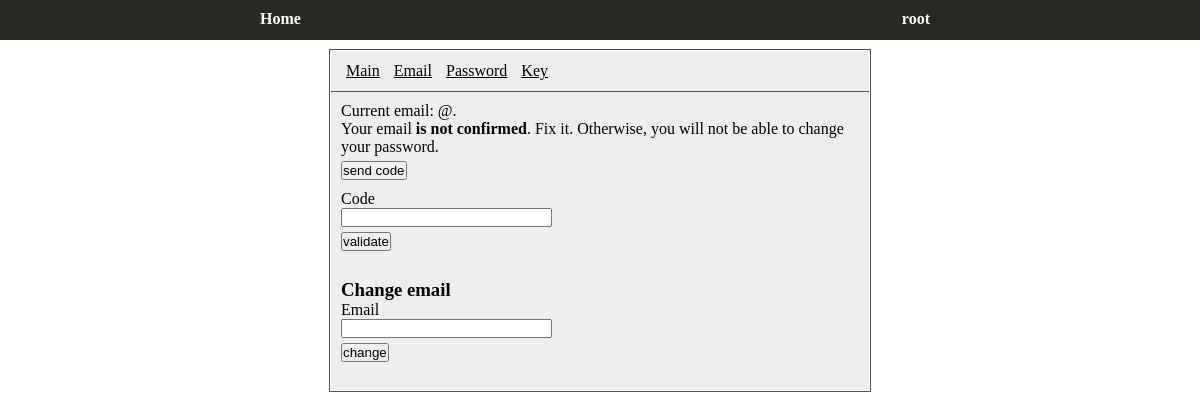
The page /settings/email (signed in) on the database as committed earlier.
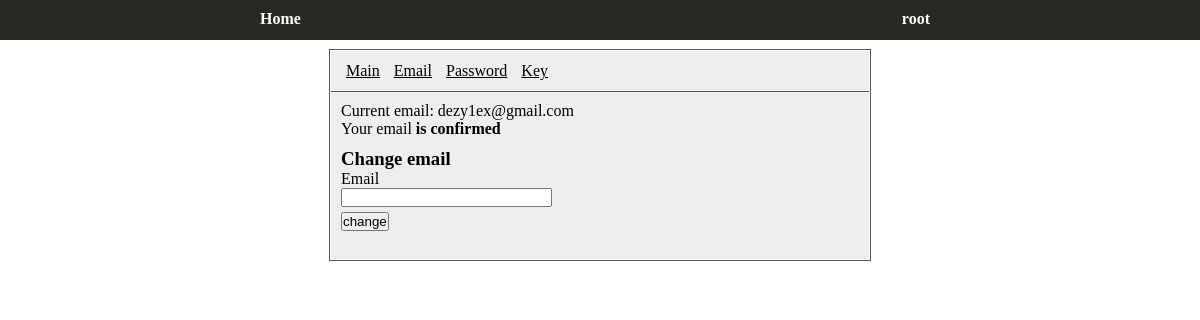
The same page on the database as committed later.
### app/models.py (models this page shows, shortened)
class User(db.Model, UserMixin):
    id = db.Column(db.Integer, primary_key=True)
    email = db.Column(db.String(120), unique=True, index=True)
    username = db.Column(db.String(64), unique=True, index=True)
    password_hash = db.Column(db.String(128))
    key_hash = db.Column(db.String(128))
    is_validated = db.Column(db.Boolean, default=False, index=True)
    validate_code = db.Column(db.Integer, index=True)
    time_to_validate = db.Column(db.DateTime())
    account = db.relationship("Account", backref="master", lazy="dynamic")

### app/views.py (the view, shortened to what this page needs)
@app.route("/settings/email", methods=["GET", "POST"])
@login_required
def settings_email():
    form = SettingsEmailForm()
    return render_template("settings/email.html", form=form)

### app/forms.py
class SettingsEmailForm(FlaskForm):
    email = StringField("Email")
    code = StringField("Code")
    submit = SubmitField("Submit")

### app/models.py (called while the page is built)
@login.user_loader
def load_user(id):
    return User.query.get(int(id))

### app/templates/settings/email.html (shortened to what this page needs)
{% extends "settings/base.html" %}
{% block settings %}
    <div class="settings">
        Current email: {{ current_user.email }} <br>
        {% if not current_user.is_validated %}
            <div class="validate_email">
                Your email <strong>is not confirmed</strong>. Fix it. Otherwise, you will not be able to change your password.
                <form action="" method="POST">
                    <p>
                        <div class="submit">
                            {{ form.submit(value="send code") }}
                        </div>
                    </p>
                    <p>
                        <div class="code">
                            {{ form.code.label }} <br>
                            {{ form.code() }}
                            <div class="submit">
                                {{ form.submit(value="validate" )}}
                            </div>
                            <br>
                        </div>
                    </p>
                </form>
            </div>
        {% else %}
            Your email <strong>is confirmed</strong>
        {% endif %}
        <div class="change_email">
            <form method="POST">
                <h3>Change email</h3>
                {{ form.email.label }} <br>
                {{ form.email() }}
                <div class="submit">
                    {{ form.submit(value="change")}}
                </div>
                <br>
            </form>
        </div>
    </div>
{% endblock %}

### app/templates/settings/base.html
{% extends "base.html" %}
{% block css %}
    <link rel="stylesheet" href="{{ url_for("static", filename="css/settings.css") }}">
{% endblock %}
{% block content %}
    <div class="settings_wrapper">
        <div class="content">
            <div class="nav_content">
                <nav>
                    <div class="left_nav">
                        <a href="/settings">Main</a>
                        <a href="/settings/email">Email</a>
                        <a href="/settings/password">Password</a>
                        <a href="/settings/key">Key</a>
                    </div>
                </nav>
            </div>
            {% block settings %}
            {% endblock %}
        </div>
    </div>
{% endblock %}

### app/templates/base.html (shortened to what this page needs)
<!DOCTYPE html>
<html>
<head>
    <link rel="stylesheet" href="{{ url_for("static", filename="css/base.css") }}">
    {% block css %}
    {% endblock %}
</head>
<body>
    <header>
        <div class="head_wrapper">
            <nav>
                <div class="left_nav">
                    <a href="{{ url_for("index") }}">Home</a>
                </div>
                <div class="right_nav">
                        {% if not current_user.is_anonymous %}
                            <ul class="topmenu">
                                <li>
                                    <a href="">{{ current_user.username }}</a>
                                </li>
                            </ul>
                            </div>
                        {% else %}
                            <a href="{{ url_for("login") }}">Sign in</a>
                            <a href="{{ url_for("reg") }}">Sign up</a>
                        {% endif %}
                </div>
    </header>
    <div class="wrapper_content">
        {% block content %}
        {% endblock %}
    </div>
</body>
</html>

### app/static/css/base.css (style rules this page uses)
* { padding: 0; margin: 0; }
header { background: #282923; height: 40px; min-width: 650px; }
.head_wrapper { width: 60%; min-width: 650px; margin-left: auto; margin-right: auto; }
header a, a:visited { text-decoration: none; color: white }
header nav { width: 100%; padding-top: 10px; display: inline-block; }
header a { font-weight: bold; padding: 20px; }
header .left_nav { float: left; margin-right: auto; }
header .right_nav { float: right; margin-right: 10px; height: 30px; text-align: right; }
.topmenu { color: #BDBFC0; list-style: none; }
.wrapper_content { width: 50%; margin-left: auto; margin-right: auto; }

### app/static/css/settings.css (style rules this page uses)
.settings_wrapper { padding-top: 10px; width: 90%; margin-left: auto; margin-right: auto; text-align: center; }
.nav_content { border-bottom: solid 1px #555652; min-height: 40px; }
.nav_content a { color: black; padding: 5px; }
.nav_content { line-height: 40px; }
.nav_content .left_nav { float: left; padding-left: 10px; }
.content { background: #eeeeee; border: solid 1px white; outline: solid 1px #555652; }
.settings { padding: 10px; margin-left: auto; margin-right: auto; text-align: left; }
.validate_email, .change_email { margin-right: auto; }
.validate_email input[type="text"], .change_email input[type="text"] { width: 40%; }
.clear_all, .submit, .reset { padding-top: 5px; }
.code, .change_email { padding-top: 10px; }
input[type="text"], input[type="password"] { width: 98%; }

Rows that differ between the two databases and show on the page:
changed User "root": email "@." → "dezy1ex@gmail.com"; is_validated False → True (drawn)
Other text that changed with them:
form field submit: "send code" → (not shown)
form field submit: "validate" → (not shown)
text no longer shown: "is not confirmed . Fix it. Otherwise, you will not be able to change your password. Code"
text now shown: "is confirmed"
